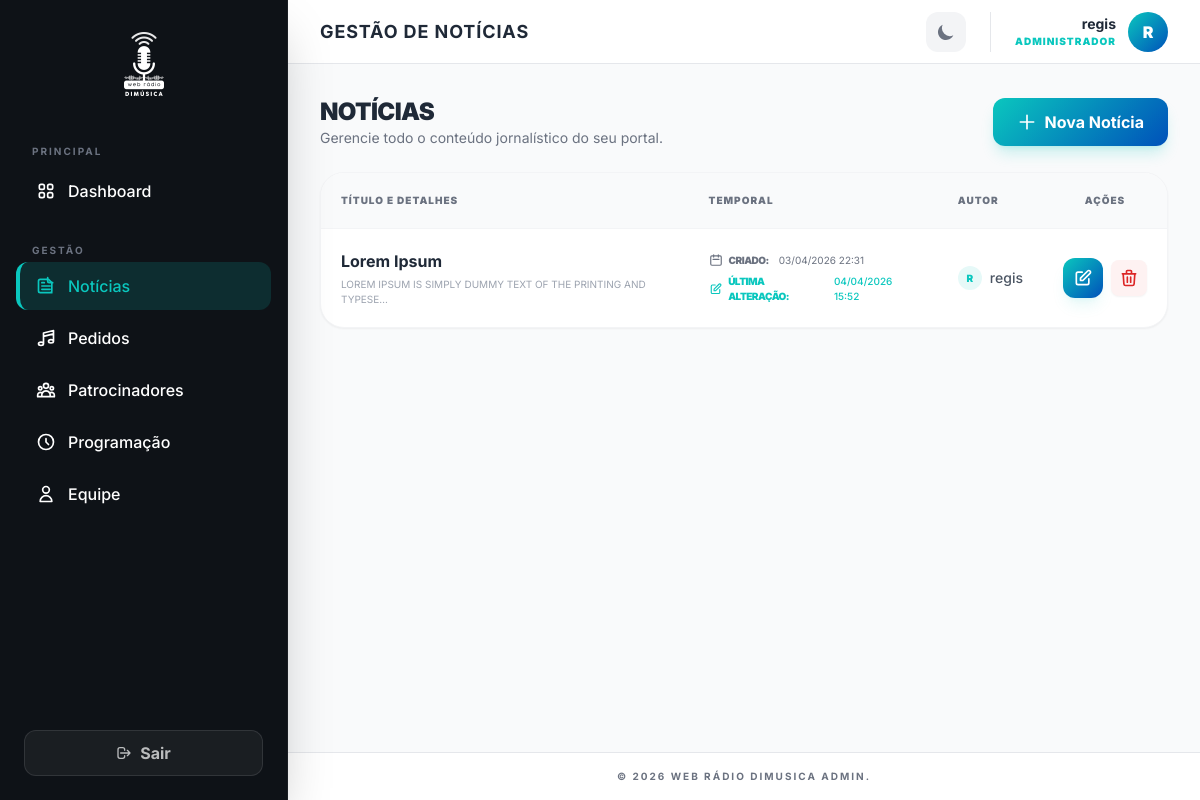
The page /painel/noticias/ (signed in) on the database as committed earlier.
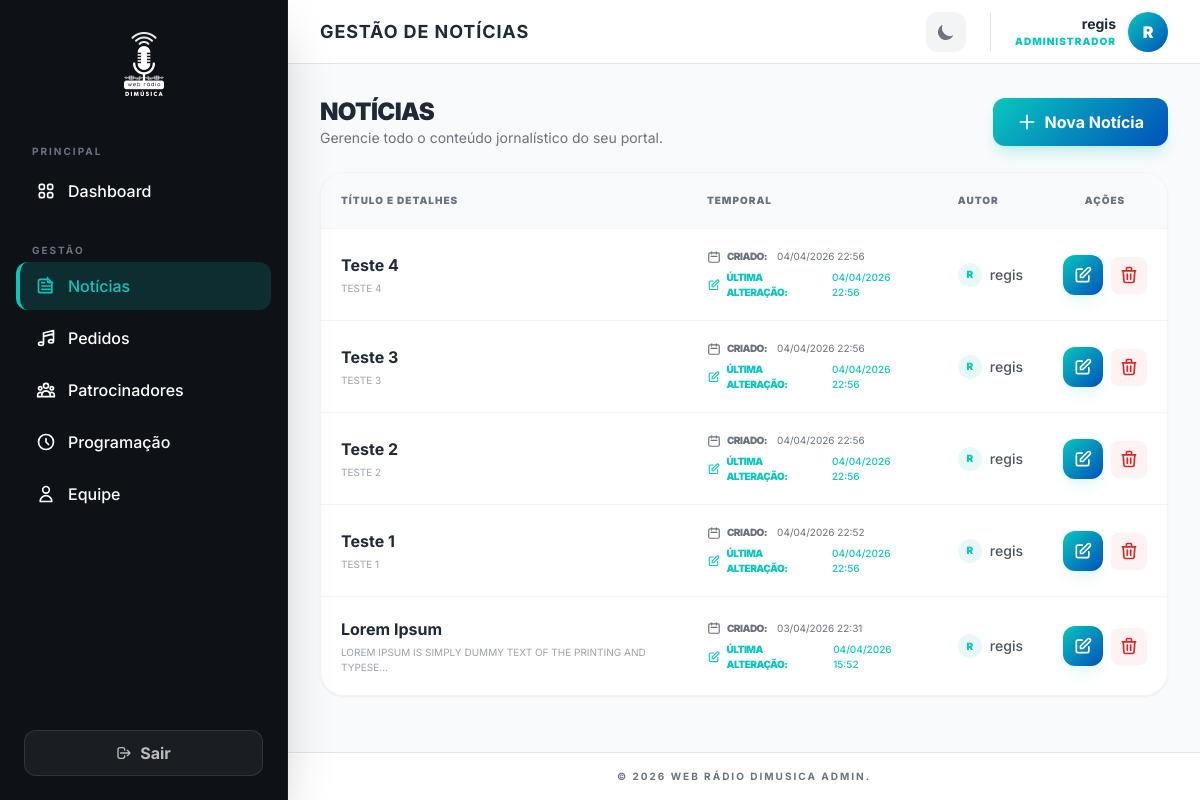
The same page on the database as committed later.
### notices/models.py (models this page shows, shortened)
class Noticias(models.Model):
    titulo = models.CharField(max_length=255, unique=True, blank=False, null=False)
    subtitulo = models.TextField(blank=False, null=False)
    conteudo = models.TextField(blank=False, null=False)
    created_at = models.DateTimeField(auto_now_add=True)
    updated_at = models.DateTimeField(auto_now=True)
    created_by = models.ForeignKey(User, on_delete=models.SET_NULL, null=True, related_name='noticias_criadas')
    updated_by = models.ForeignKey(User, on_delete=models.SET_NULL, null=True, related_name='noticias_editadas')

### webadmin/views.py (the view)
# urls.py: path('noticias/', views.noticias_list, name='admin_noticias_list'),
@login_required(login_url='admin_login')
def noticias_list(request):
    noticias = Noticias.objects.all().order_by('-created_at')
    return render(request, 'webadmin/noticias_list.html', {
        'noticias': noticias
    })

### webadmin/templates/webadmin/noticias_list.html (shortened to what the changed rows need)
{% extends 'webadmin/base.html' %}
{% block page_title %}Gestão de Notícias{% endblock %}
{% block content %}
<div class="space-y-6">
    <div class="flex flex-col sm:flex-row justify-between items-start sm:items-center gap-4">
        <div>
            <h2 class="text-2xl font-black text-gray-800 dark:text-white uppercase tracking-tight">Notícias</h2>
        </div>
    </div>
    <div class="bg-white dark:bg-dark-lighter rounded-3xl border border-gray-100 dark:border-white/5 shadow-sm overflow-hidden">
        <div class="overflow-x-auto">
            <table class="w-full text-left border-collapse">
                <thead>
                    <tr class="bg-gray-50 dark:bg-white/5 text-gray-500 dark:text-gray-400">
                        <th class="p-5 text-[10px] font-black uppercase tracking-widest border-b border-gray-100 dark:border-white/5">Título e Detalhes</th>
                        <th class="p-5 text-[10px] font-black uppercase tracking-widest border-b border-gray-100 dark:border-white/5 hidden md:table-cell">Temporal</th>
                        <th class="p-5 text-[10px] font-black uppercase tracking-widest border-b border-gray-100 dark:border-white/5 hidden lg:table-cell">Autor</th>
                        <th class="p-5 text-[10px] font-black uppercase tracking-widest border-b border-gray-100 dark:border-white/5 text-center">Ações</th>
                    </tr>
                </thead>
                <tbody class="divide-y divide-gray-100 dark:divide-white/5">
                    {% for n in noticias %}
                    <tr class="hover:bg-gray-50/50 dark:hover:bg-white/5 transition-colors group">
                        <td class="p-5">
                            <div class="flex flex-col">
                                <span class="text-gray-800 dark:text-white font-bold group-hover:text-teal transition-colors break-words">{{ n.titulo }}</span>
                                <span class="text-[10px] text-gray-400 uppercase mt-1">{{ n.subtitulo|truncatechars:60 }}</span>
                            </div>
                        </td>
                        <td class="p-5 hidden md:table-cell">
                            <div class="flex flex-col gap-1.5 text-[10px]">
                                <span class="text-gray-500 dark:text-gray-400 flex items-center gap-1.5">
                                    <svg class="w-3.5 h-3.5" fill="none" stroke="currentColor" viewBox="0 0 24 24"><path stroke-linecap="round" stroke-linejoin="round" stroke-width="2" d="M8 7V3m8 4V3m-9 8h10M5 21h14a2 2 0 002-2V7a2 2 0 00-2-2H5a2 2 0 00-2 2v12a2 2 0 002 2z" /></svg>
                                    <span class="font-black uppercase tracking-tighter mr-1">Criado:</span> {{ n.created_at|date:"d/m/Y H:i" }}
                                </span>
                                <span class="text-teal font-medium flex items-center gap-1.5">
                                    <svg class="w-3.5 h-3.5" fill="none" stroke="currentColor" viewBox="0 0 24 24"><path stroke-linecap="round" stroke-linejoin="round" stroke-width="2" d="M11 5H6a2 2 0 00-2 2v11a2 2 0 002 2h11a2 2 0 002-2v-5m-1.414-9.414a2 2 0 112.828 2.828L11.828 15H9v-2.828l8.586-8.586z" /></svg>
                                    <span class="font-black uppercase tracking-tighter mr-1">Última alteração:</span> {{ n.updated_at|date:"d/m/Y H:i" }}
                                </span>
                            </div>
                        </td>
                        <td class="p-5 hidden lg:table-cell">
                            {% if n.updated_by %}
                                <div class="flex items-center gap-2">
                                    <div class="w-6 h-6 rounded-full bg-teal/10 text-teal flex items-center justify-center text-[10px] font-black uppercase">
                                        {{ n.updated_by.username|first }}
                                    </div>
                                    <span class="text-gray-600 dark:text-gray-400 text-sm font-medium">{{ n.updated_by.username }}</span>
                                </div>
                            {% else %}
                                <span class="text-gray-400 text-xs italic">Automático</span>
                            {% endif %}
                        </td>
                        <td class="p-5">
                            <div class="flex gap-2 items-center justify-center">
                                <a href="{% url 'admin_noticia_edit' n.id %}" class="btn-gradient text-white p-2.5 rounded-xl shadow-lg shadow-teal/10 hover:scale-110 active:scale-95 transition-all" title="Editar">
                                    <svg class="w-5 h-5" fill="none" stroke="currentColor" viewBox="0 0 24 24"><path stroke-linecap="round" stroke-linejoin="round" stroke-width="2" d="M11 5H6a2 2 0 00-2 2v11a2 2 0 002 2h11a2 2 0 002-2v-5m-1.414-9.414a2 2 0 112.828 2.828L11.828 15H9v-2.828l8.586-8.586z" /></svg>
                                </a>
                                <form action="{% url 'admin_noticia_delete' n.id %}" method="post" class="inline">
                                    <button type="button" onclick="openDeleteModal(this.parentElement, 'a notícia \'{{ n.titulo|escapejs }}\'')" class="p-2 rounded-lg bg-red-50 dark:bg-red-900/20 text-red-600 dark:text-red-400 hover:bg-red-600 hover:text-white transition-all shadow-sm" title="Excluir">
                                        <svg class="w-5 h-5" fill="none" stroke="currentColor" viewBox="0 0 24 24"><path stroke-linecap="round" stroke-linejoin="round" stroke-width="2" d="M19 7l-.867 12.142A2 2 0 0116.138 21H7.862a2 2 0 01-1.995-1.858L5 7m5 4v6m4-6v6m1-10V4a1 1 0 00-1-1h-4a1 1 0 00-1 1v3M4 7h16" /></svg>
                                    </button>
                                </form>
                            </div>
                        </td>
                    </tr>
                    {% endfor %}
                </tbody>
            </table>
        </div>
    </div>
</div>
{% endblock %}

Rows that differ between the two databases and show on the page:
added Noticias: titulo "Teste 4", subtitulo "TESTE 4", created_at "04/04/2026 22:56", updated_at "04/04/2026 22:56", updated_by.username|first "R", updated_by.username "regis"
added Noticias: titulo "Teste 3", subtitulo "TESTE 3", created_at "04/04/2026 22:56", updated_at "04/04/2026 22:56", updated_by.username|first "R", updated_by.username "regis"
added Noticias: titulo "Teste 2", subtitulo "TESTE 2", created_at "04/04/2026 22:56", updated_at "04/04/2026 22:56", updated_by.username|first "R", updated_by.username "regis"
added Noticias: titulo "Teste 1", subtitulo "TESTE 1", created_at "04/04/2026 22:52", updated_at "04/04/2026 22:56", updated_by.username|first "R", updated_by.username "regis"
